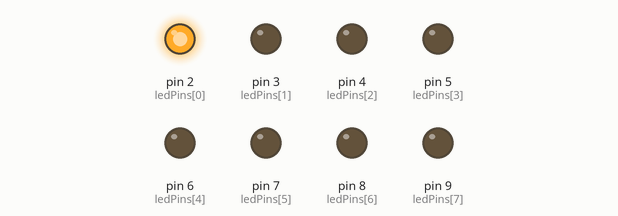
This sketch was run on a simulated Arduino Uno, built with avr-gcc and run on an emulated ATmega328P. Parts: output pins drawn as LEDs (lit = HIGH).

Above: at 0.05 s.
At 0.55 s:
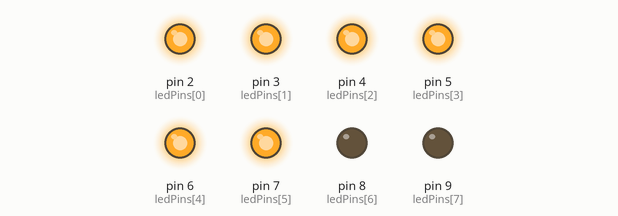
At 0.85 s:
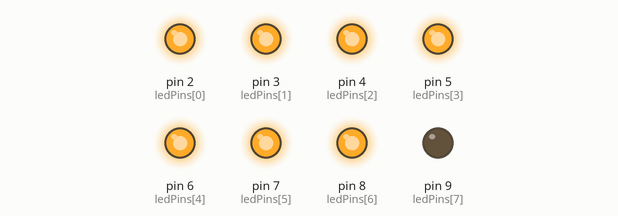
At 1.75 s:
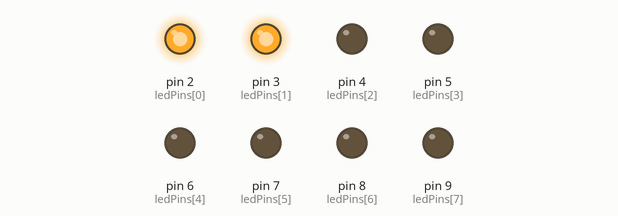
At 2.65 s:
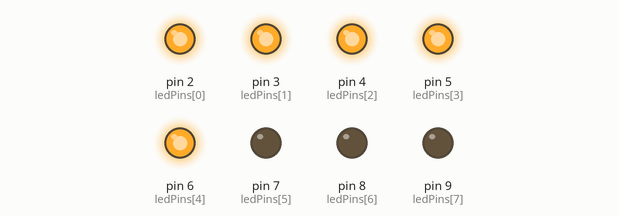
At 3.55 s:
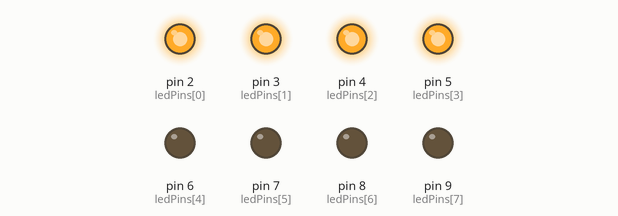
Timing chart, 0 to 3.9 s (numbered marks = the images above):
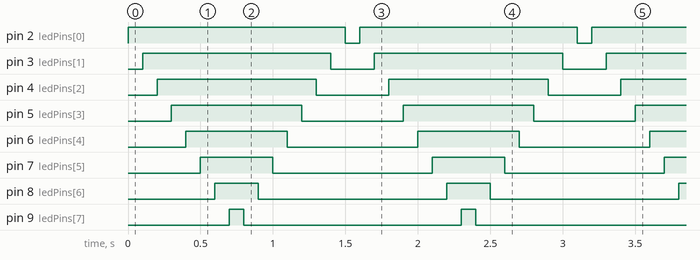

The sketch:

eight_v0.ino
```cpp
  /*
  *
  *  A few Simple LED animations
  *
  */

  //LED Pin Variables
  int ledPins[] = {2,3,4,5,6,7,8,9}; //An array to hold the pin each LED is connected to
                                 //i.e. Led #0 is connected to pin 2, LED #1, 3 and so on
                                 //to address an array use ledPins[0] this would equal 2
                                 //and ledPins[7] would equal 9

  /*
  * setup() - this function runs once when you turn your Arduino on
  * We the three control pinis to outputs
  */

  void setup(){
  //Set each pin connected to an LED to output mode (pulling high (on) or low (off)
    for(int i = 0; i < 8; i++){        //this is a loop and will repeat eight times
      pinMode(ledPins[i],OUTPUT);      //we use this to set each LED pin to output
    }                                  //the code this replaces is below
   }

  /*
  * oneAfterAnotherNoLoop() - Will light one led then delay for delayTime then light
  * the next LED until all LEDs are on it will then turn off one after another
  *
  * this does it without using a loop makes for a lot of typing.
  * oneOnAtATimeLoop() does exactly the same thing with less typing
  */
  void loop()
  {
    oneAfterAnotherNoLoop();
  }
  void oneAfterAnotherNoLoop(){
    int delayTime = 100;

    digitalWrite(ledPins[0], HIGH);
    delay(delayTime);
    digitalWrite(ledPins[1], HIGH);
    delay(delayTime);
    digitalWrite(ledPins[2], HIGH);
    delay(delayTime);
    digitalWrite(ledPins[3], HIGH);
    delay(delayTime);
    digitalWrite(ledPins[4], HIGH);
    delay(delayTime);
    digitalWrite(ledPins[5], HIGH);
    delay(delayTime);
    digitalWrite(ledPins[6], HIGH);
    delay(delayTime);
    digitalWrite(ledPins[7], HIGH);
    delay(delayTime);

    //Turns Each LED off
    digitalWrite(ledPins[7], LOW);
    delay(delayTime);
    digitalWrite(ledPins[6], LOW);
    delay(delayTime);
    digitalWrite(ledPins[5], LOW);
    delay(delayTime);
    digitalWrite(ledPins[4], LOW);
    delay(delayTime);
    digitalWrite(ledPins[3], LOW);
    delay(delayTime);
    digitalWrite(ledPins[2], LOW);
    delay(delayTime);
    digitalWrite(ledPins[1], LOW);
    delay(delayTime);
    digitalWrite(ledPins[0], LOW);
    delay(delayTime);
  }

  void oneAfterAnotherLoop(){
    int delayTime = 100;
    for (int i = 0; i <= 7; i++){
      digitalWrite(ledPins[i], HIGH);
      delay(delayTime);
    }

    for(int i = 7; i>= 0; i--){
      digitalWrite(ledPins[i], LOW);
      delay(delayTime);
     }
  }
```

Measured:
- by itself, pin 2 (ledPins[0]): alternates HIGH for 1.5 s and LOW for 0.10 s
- by itself, pin 3 (ledPins[1]): alternates HIGH for 1.3 s and LOW for 0.30 s
- by itself, pin 4 (ledPins[2]): alternates HIGH for 1.1 s and LOW for 0.50 s
- by itself, pin 5 (ledPins[3]): alternates HIGH for 0.90 s and LOW for 0.70 s
- by itself, pin 6 (ledPins[4]): alternates HIGH for 0.70 s and LOW for 0.90 s
- by itself, pin 7 (ledPins[5]): alternates HIGH for 0.50 s and LOW for 1.1 s
- by itself, pin 8 (ledPins[6]): alternates HIGH for 0.30 s and LOW for 1.3 s
- by itself, pin 9 (ledPins[7]): alternates HIGH for 0.10 s and LOW for 1.5 s
